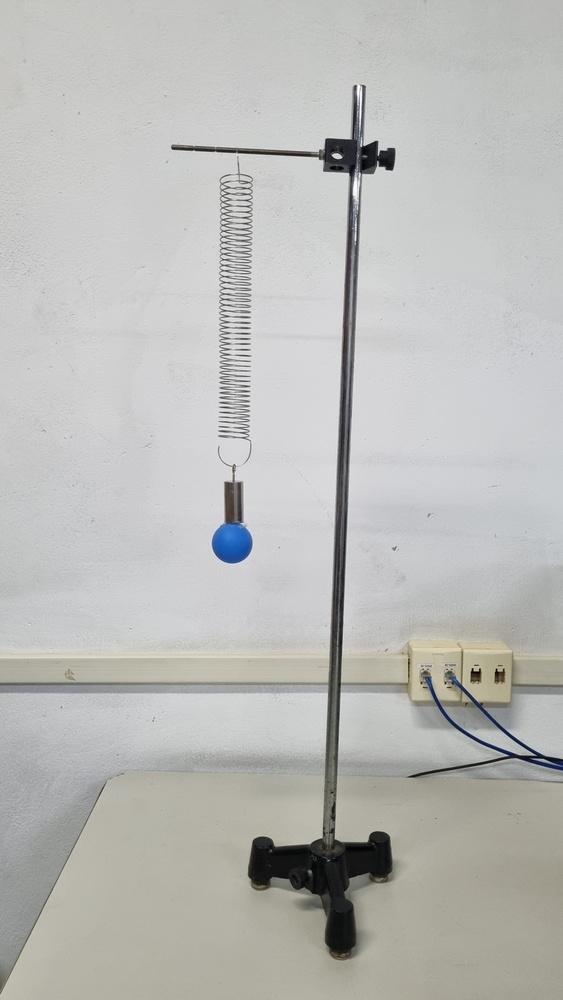
#> input picture images/image_massa-mola.jpeg, 563 x 1000 px, shrunk from 2252 x 4000 before the run, given in place of the camera
$ python main_tracking.py
#> lines starting #> are read from the running program, lines starting #| are printed output that depends on the picture
### code/image_processing.py
import cv2
import numpy as np
from constants import RAIL


def preprocessing(img):
    # Convert the image to grayscale
    img_gray = cv2.cvtColor(img, cv2.COLOR_BGR2GRAY)

    hist = cv2.equalizeHist(img_gray)

    # Apply Gaussian blur to the image
    img_blur = cv2.GaussianBlur(hist, (17, 17), 0)

    img_preprocessed = img_blur

    return img_preprocessed


# [5 lines left out: function plot_limits, not called in this run]


def detect_circles(img, *args, **kwargs):
    circles = cv2.HoughCircles(img, *args, **kwargs)
    return circles


def filter_circles(circles):
    # Implement postprocessing to filter out false positives since we only
    # want to detect one circle.
    circles_filtered = []
    if circles is not None:
        for i in circles[0, :]:
            if i[0] >= RAIL[0][0] and i[0] <= RAIL[1][0] and i[2]:
                circles_filtered.append(i)
    return np.array([circles_filtered])


# [11 lines left out: function plot_circles_on_image, not called in this run]

### code/main_tracking.py
import cv2

import time
from image_processing import (
    preprocessing,
    detect_circles,
    filter_circles,
    plot_circles_on_image,
)

from constants import MINRADIUS, MAXRADIUS, PROGRAM_LABEL

cam = cv2.VideoCapture(2)  # change to 0 for the default camera


def main():
    if not cam.isOpened():
        print("Error: Could not open the camera.")
        return

    file = open(f"logging_trilho_acelerado{time.time()}.txt", "w")
    file.write("timestamp\tx\ty\tr\n")

    # loop de calibração
    while True:
        ret, frame = cam.read()
#> frame is the input picture: shape (1000, 563, 3); mean B, G, R 183.9, 186.6, 186.4
        if not ret:
            print("Error while tryng to capture frame from webcam.")
            break

        img = preprocessing(frame)
#> in preprocessing, `hist = cv2.equalizeHist(img_gray)`:
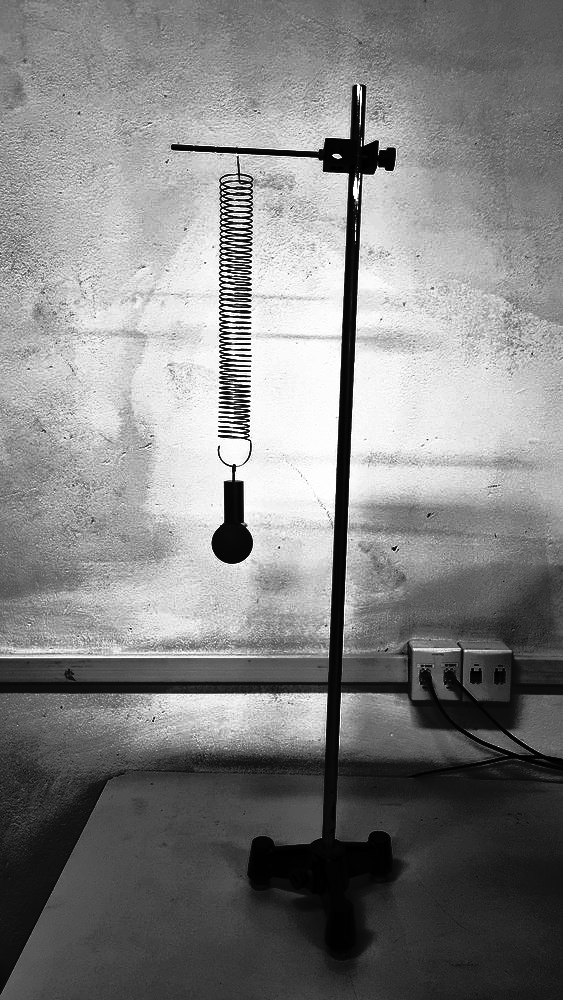
#> hist: shape (1000, 563); min 0, max 255, mean 130
#> in preprocessing, `img_blur = cv2.GaussianBlur(hist, (17, 17), 0)`:
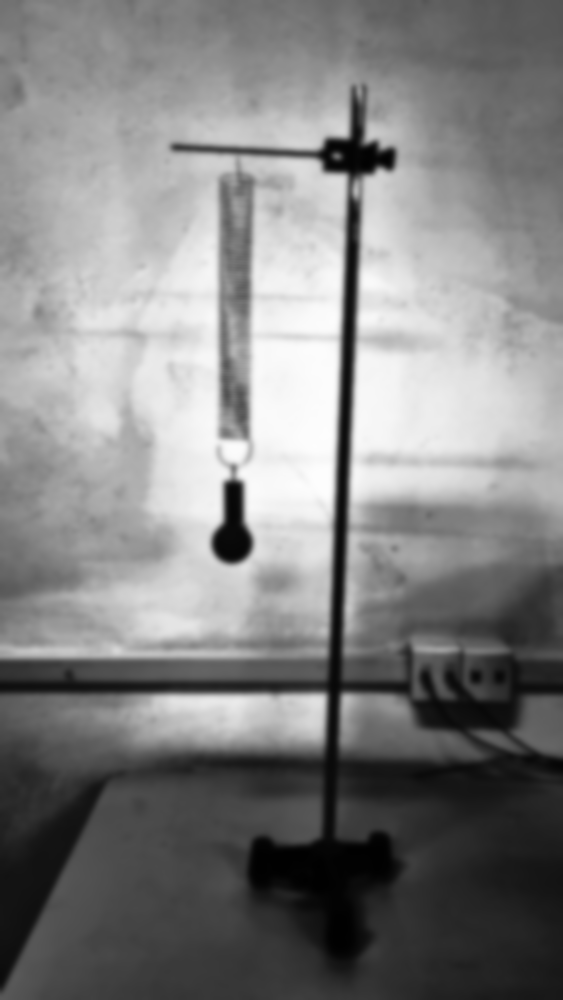
#> img_blur: shape (1000, 563); min 0, max 253, mean 130

        circles = detect_circles(
            img,
            method=cv2.HOUGH_GRADIENT,
            dp=0.9,  # Inverse ratio of the accumulator resolution to the image
            # resolution
            minDist=100,  # Minimum distance between the centers of the detected
            # circles
            param1=50,  # Higher threshold for the Canny edge detector
            param2=30,  # Accumulator threshold for the circle centers at the
            # detection stage
            minRadius=MINRADIUS,  # Minimum circle radius
            maxRadius=MAXRADIUS,  # Maximum circle radius. If <= 0, uses the
            # maximum image dimension.
        )
#> in detect_circles, `circles = cv2.HoughCircles(img, *args, **kwargs)`: circles = [[231.5, 542.5, 20.1]]
#> circles = [[231.5, 542.5, 20.1]]

        # postprocessing to filter out false positives since we only
        # want to detect one circle.
        circles = filter_circles(circles)
#> the loop in filter_circles, `for i in circles[0, :]:` made 1 pass
#> after the loop in filter_circles, `for i in circles[0, :]:`: circles_filtered = []
#> circles = empty array

        if circles is not None and circles.shape[1] == 1:
            x, y, r = circles[0, 0, :]
            file.write(f"{time.time()}\t{x}\t{y}\t{r}\n")
            frame = plot_circles_on_image(frame, circles)
        else:
            # If no circles are detected, we can skip the logging
            file.write(f"{time.time()}\t{0}\t{0}\t{0}\n")
            continue

        key = cv2.waitKey(1)

        if key == ord("q"):
            file.close()
            break

        if key == ord("p"):
            cv2.waitKey(0)

        cv2.putText(
            frame,
            "Press 'p' for pause/unpause...",
            (10, 440),
            cv2.FONT_HERSHEY_SIMPLEX,
            0.5,
            (0, 255, 0),
            2,
        )
        cv2.putText(
            frame,
            "Press 'q' for quit...",
            (10, 470),
            cv2.FONT_HERSHEY_SIMPLEX,
            0.5,
            (0, 255, 0),
            2,
        )

        cv2.imshow(PROGRAM_LABEL, frame)

    # Release the capture and writer objects
    cam.release()
    # out.release()
    cv2.destroyAllWindows()


if __name__ == "__main__":
    main()
    print("Done")
